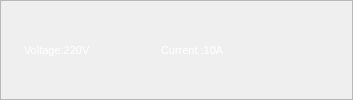
               <widget class="QFrame" name="left_12">
                <property name="sizePolicy">
                 <sizepolicy hsizetype="Expanding" vsizetype="Expanding">
                  <horstretch>11</horstretch>
                  <verstretch>5</verstretch>
                 </sizepolicy>
                </property>
                <property name="minimumSize">
                 <size>
                  <width>344</width>
                  <height>36</height>
                 </size>
                </property>
                <property name="styleSheet">
                 <string notr="true">#left_12{
	border-image: url(:/images/phptps/frame 1-01.svg);

	margin-top:3%
	
}</string>
                </property>
                <property name="frameShape">
                 <enum>QFrame::StyledPanel</enum>
                </property>
                <property name="frameShadow">
                 <enum>QFrame::Raised</enum>
                </property>
                <layout class="QHBoxLayout" name="horizontalLayout_75">
                 <property name="leftMargin">
                  <number>23</number>
                 </property>
                 <property name="topMargin">
                  <number>2</number>
                 </property>
                 <property name="rightMargin">
                  <number>22</number>
                 </property>
                 <property name="bottomMargin">
                  <number>2</number>
                 </property>
                 <item>
                  <widget class="QLabel" name="voltage_11">
                   <property name="sizePolicy">
                    <sizepolicy hsizetype="Expanding" vsizetype="Expanding">
                     <horstretch>4</horstretch>
                     <verstretch>2</verstretch>
                    </sizepolicy>
                   </property>
                   <property name="minimumSize">
                    <size>
                     <width>81</width>
                     <height>15</height>
                    </size>
                   </property>
                   <property name="font">
                    <font>
                     <pointsize>8</pointsize>
                    </font>
                   </property>
                   <property name="styleSheet">
                    <string notr="true">color: rgb(255, 255, 255);
	background-color: transparent;
	border:none;</string>
                   </property>
                   <property name="text">
                    <string>Voltage:220V</string>
                   </property>
                  </widget>
                 </item>
                 <item>
                  <widget class="QLabel" name="label_83">
                   <property name="sizePolicy">
                    <sizepolicy hsizetype="Expanding" vsizetype="Expanding">
                     <horstretch>1</horstretch>
                     <verstretch>1</verstretch>
                    </sizepolicy>
                   </property>
                   <property name="minimumSize">
                    <size>
                     <width>44</width>
                     <height>0</height>
                    </size>
                   </property>
                   <property name="styleSheet">
                    <string notr="true">#label_83{

		background-color: transparent;
	border:none;
	image: url(:/images/phptps/display-voltage-05.svg);
margin:7
	
}</string>
                   </property>
                   <property name="text">
                    <string/>
                   </property>
                  </widget>
                 </item>
                 <item>
                  <widget class="QLabel" name="voltage_12">
                   <property name="sizePolicy">
                    <sizepolicy hsizetype="Expanding" vsizetype="Expanding">
                     <horstretch>4</horstretch>
                     <verstretch>2</verstretch>
                    </sizepolicy>
                   </property>
                   <property name="minimumSize">
                    <size>
                     <width>73</width>
                     <height>0</height>
                    </size>
                   </property>
                   <property name="font">
                    <font>
                     <pointsize>8</pointsize>
                    </font>
                   </property>
                   <property name="styleSheet">
                    <string notr="true">color: rgb(255, 255, 255);
	background-color: transparent;
	border:none;</string>
                   </property>
                   <property name="text">
                    <string>Current :10A</string>
                   </property>
                  </widget>
                 </item>
                 <item>
                  <widget class="QLabel" name="label_84">
                   <property name="sizePolicy">
                    <sizepolicy hsizetype="Expanding" vsizetype="Expanding">
                     <horstretch>1</horstretch>
                     <verstretch>1</verstretch>
                    </sizepolicy>
                   </property>
                   <property name="minimumSize">
                    <size>
                     <width>27</width>
                     <height>0</height>
                    </size>
                   </property>
                   <property name="styleSheet">
                    <string notr="true">
		background-color: transparent;
	border:none;
	image: url(:/images/phptps/display-voltage-04.svg);
		
</string>
                   </property>
                   <property name="text">
                    <string/>
                   </property>
                  </widget>
                 </item>
                 <item>
                  <widget class="QLabel" name="label_85">
                   <property name="sizePolicy">
                    <sizepolicy hsizetype="Preferred" vsizetype="Preferred">
                     <horstretch>1</horstretch>
                     <verstretch>1</verstretch>
                    </sizepolicy>
                   </property>
                   <property name="minimumSize">
                    <size>
                     <width>24</width>
                     <height>26</height>
                    </size>
                   </property>
                   <property name="styleSheet">
                    <string notr="true">
		background-color: transparent;
	border:none;
	image: url(:/images/phptps/display-voltage-06.svg);
</string>
                   </property>
                   <property name="text">
                    <string/>
                   </property>
                  </widget>
                 </item>
                 <item>
                  <widget class="QLabel" name="label_86">
                   <property name="sizePolicy">
                    <sizepolicy hsizetype="Expanding" vsizetype="Expanding">
                     <horstretch>1</horstretch>
                     <verstretch>1</verstretch>
                    </sizepolicy>
                   </property>
                   <property name="minimumSize">
                    <size>
                     <width>27</width>
                     <height>0</height>
                    </size>
                   </property>
                   <property name="styleSheet">
                    <string notr="true">

		background-color: transparent;
	border:none;
	image: url(:/images/phptps/display-voltage-03.svg);
	</string>
                   </property>
                   <property name="text">
                    <string/>
                   </property>
                  </widget>
                 </item>
                </layout>
               </widget>
